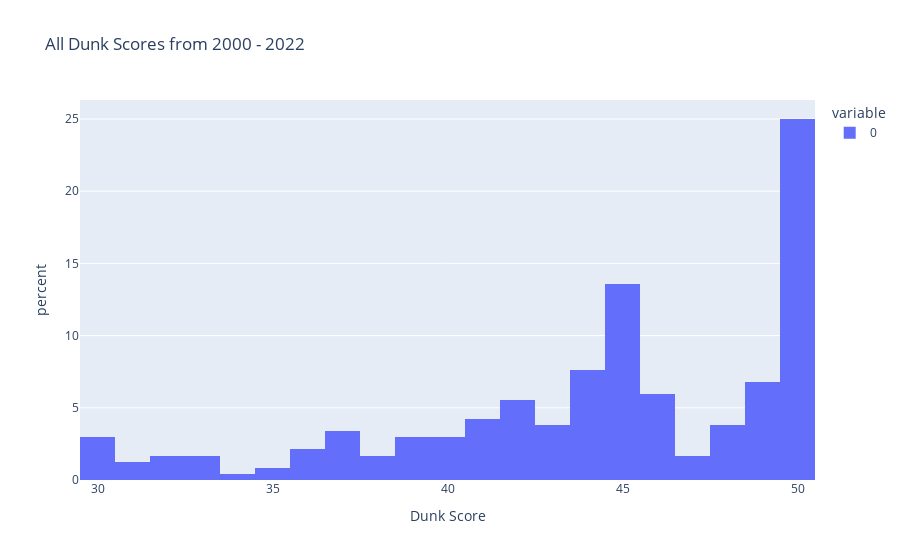

Notebook cell for this chart:
### Code cell
# get variance of years 2000 - 2022
previous_scoring_method = df.loc[(df['Year'] <= 2022) & (df['Year'] >= 2000)]
print("Variance of first round first scores: ", np.var(previous_scoring_method['First Round Score 1']))
print("Variance of first round second scores: ", np.var(previous_scoring_method['First Round Score 2']))
print("Mean of first round first scores: ", np.mean(previous_scoring_method['First Round Score 1']))
print("Mean of first round second scores: ", np.mean(previous_scoring_method['First Round Score 2']))

print("Variance of final first scores: ", np.var(previous_scoring_method['Final Round Score 1']))
print("Variance of final round second scores: ", np.var(previous_scoring_method['Final Round Score 2']))
print("Mean of final round first scores: ", np.mean(previous_scoring_method['Final Round Score 1']))
print("Mean of final round second scores: ", np.mean(previous_scoring_method['Final Round Score 2']))

# add all values of scores into an np array
previous_scoring_method_all_scores = pd.DataFrame()
previous_scoring_method_all_scores['All Scores'] = previous_scoring_method['First Round Score 1']
previous_scoring_method_all_scores = pd.concat([previous_scoring_method_all_scores['All Scores'], previous_scoring_method['First Round Score 2'], previous_scoring_method['First Round Score 3'], previous_scoring_method['Final Round Score 1'], previous_scoring_method['Final Round Score 2'], previous_scoring_method['Final Round Score 3']], ignore_index=True)
# prev_all_scores_hist = plt.hist(previous_scoring_method_all_scores, bins=30, density=True, cumulative=True)

previous_scoring_method_all_scores = previous_scoring_method_all_scores.dropna()

print("Mean of all first method scores: ", np.mean(previous_scoring_method_all_scores))
print("Median of all first method scores: ", np.median(previous_scoring_method_all_scores))
print("Variance of all first method scores: ", np.var(previous_scoring_method_all_scores))

fig = px.histogram(previous_scoring_method_all_scores, nbins=30, histnorm='percent', labels = {"value": "Dunk Score"}, title="All Dunk Scores from 2000 - 2022")
fig.show()

### Figure 1 — Plotly figure (JSON) as saved in the notebook; plotly's stock layout.template omitted (floating-point values rounded to 4 significant figures; data arrays with more than 128 entries replaced by an {"elided": "..."} marker saying what was removed)
{"data": [{"alignmentgroup": "True", "bingroup": "x", "histnorm": "percent", "hovertemplate": "variable=0<br>Dunk Score=%{x}<br>percent=%{y}<extra></extra>", "legendgroup": "0", "marker": {"color": "#636efa", "pattern": {"shape": ""}}, "name": "0", "nbinsx": 30, "offsetgroup": "0", "orientation": "v", "showlegend": true, "type": "histogram", "x": {"elided": "236 int values"}, "xaxis": "x", "yaxis": "y"}], "layout": {"barmode": "relative", "legend": {"title": {"text": "variable"}, "tracegroupgap": 0}, "title": {"text": "All Dunk Scores from 2000 - 2022"}, "xaxis": {"anchor": "y", "domain": [0, 1], "title": {"text": "Dunk Score"}}, "yaxis": {"anchor": "x", "domain": [0, 1], "title": {"text": "percent"}}}}
